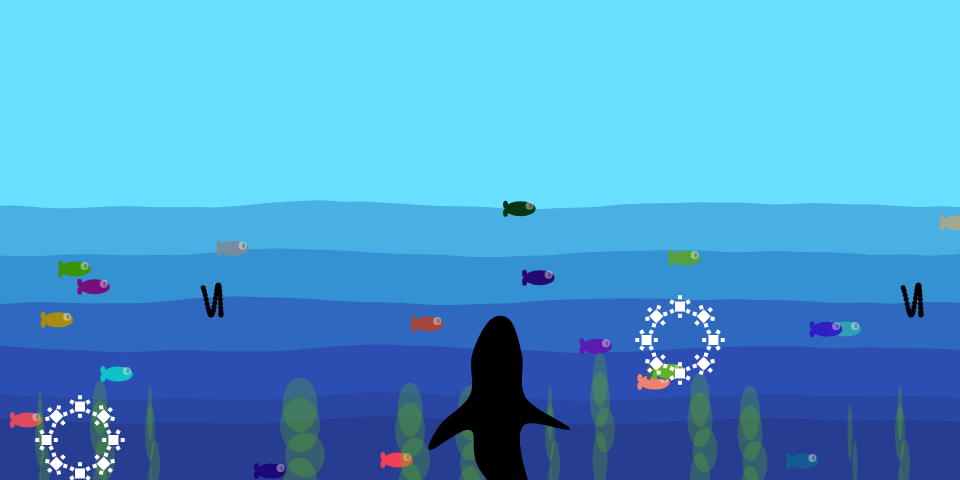
Frame 1 (no input)
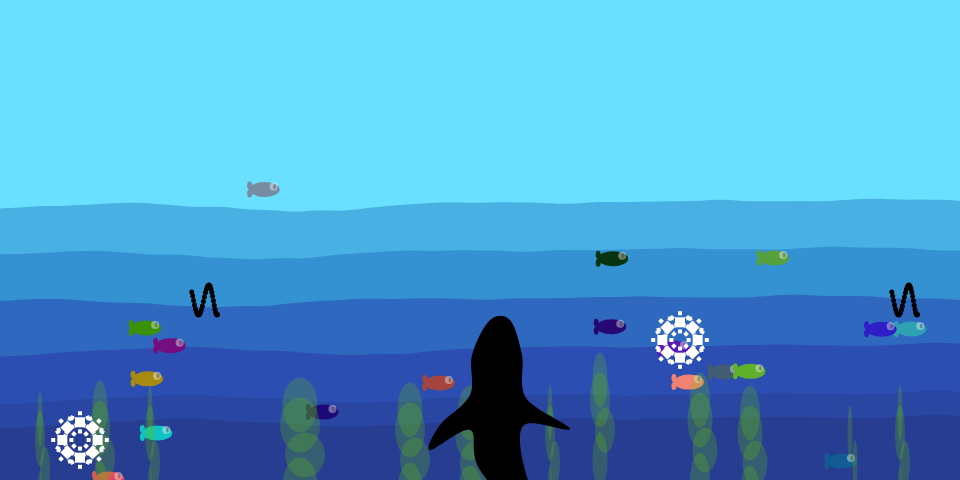
Frame 60 (no input)
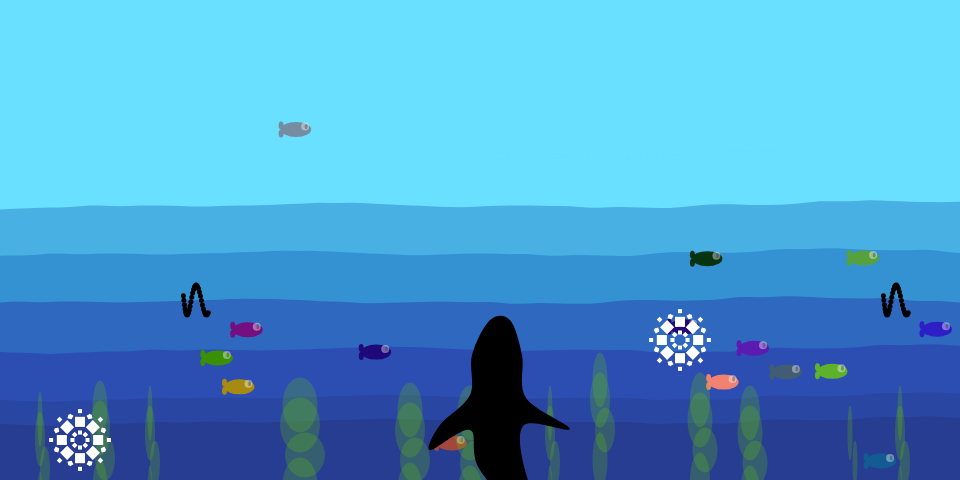
Frame 120 (the mouse pressed at the canvas centre since frame 60)

The p5.js sketch that drew these frames (run headless with seeded random() and noise() and a simulated clock; from frame 60 on, the mouse is pressed at the canvas centre):

// p5.js sketch
// ── sketch.js
//Variable para movimiento de agua con ruido de perlin
let yoff = 0.0;
// Variable para el color del cielo
var colorcielo = 255;
//Array con objetos tipo Fish
var fish = [];
//Array con la posición en x del worm 
let xw = [];
//Array con la posición y del worm 
let yw = [];

function setup() {
  createCanvas(960, 480);
  //Crear 19 elementos de tipo Fish()
  for (var i = 0; i < 20; i++) {
    fish[i] = new Fish();
  }
  //Mantener atributos de xw y yw
  for (var j = 0; j < 30; j++) {
    xw.push(j * 10);
    yw.push(300);
  }
}

function draw() {
  //Dibuja el color del fondo 
  fill(colorcielo - 150, colorcielo - 31, colorcielo);
  rect(0, 0, width, height);
  //Llama a la función drawWave y le da sus parametros de alto, bajo y el offset de x.
  drawWave(height * 0.35, height * 0.3, 0.2);
  //Cambia el color de las siguientes dos olas 
  fill(22, 100, 185, 100); // azul claro
  drawWave(height * 0.45, height * 0.4, 0.4);
  drawWave(height * 0.55, height * 0.5, 0.6);
  //Cambia el color de las siguientes dos olas 
  fill(40, 40, 162, 100); // azul medio
  drawWave(height * 0.65, height * 0.6, 0.8);
  drawWave(height * 0.75, height * 0.7, 0.10);
  //Cambia el color
  fill(40, 40, 100, 50); // areas mas oscuras que indican el fondo del oceano 
  noStroke();
  drawWave(height * 0.85, height * 0.80, 0.10);
  fill(30, 30, 80, 50);
  drawWave(height * 0.9, height * 0.85, 0.10);
  //Hace que visualicemos los peces llamando la funcion display de la clase fish, y hace que se muevan con la funcion drive.
  for (var i = 0; i < fish.length; i++) {
    fish[i].display();
    fish[i].drive();
  }
  //Creación de plantas con los parametros (Posiciónx, posy, ancho)
  plants(40, 19, 10);
  plants(470, 13, 30);
  plants(100, 8, 20);
  plants(410, 10, 30);
  plants(300, 5, 40);
  plants(150, 13, 10);
  plants(550, 13, 10);
  plants(600, -20, 20);
  plants(700, -0, 25);
  plants(750, 13, 25);
  plants(850, 13, 5);
  plants(900, 13, 10);
  //Dibujar el tiburón. 
  shark();
  //Dibujar los gusanos. 
  for (var j = 0; j < xw.length; j++) {
    let xo = cos(frameCount * 0.01 + j * 0.05) * 20;
    let yo = cos(frameCount * 0.1 + j * 0.3) * 15;
    xo = xo + 1;
    ellipse(xw[i] + xo, yw[i] + yo, 5);
    ellipse((xw[i] + xo) + 700, yw[i] + yo, 5);
  }
  //Creación de la estrella trasladando su posición.
  noStroke();
  fill(255);
  translate((width / 2) + 200, (height / 2) + 100);
  estrella();
  //Se traslada la posición de nuevo para crear otra estrella, teniendo en cuenta que el centro ahora es (width / 2) + 200, (height / 2) + 100
  translate(-600, 100);
  estrella();
}

function drawWave(arriba, abajo, xoff) {
  //dibujo de poligono
  beginShape();
  // Se itera sobre los pixeles horizontales
  for (let x = 0; x <= width; x += 10) {
    // Se calcula un valor de y de acuerdo al ruido de perlín, y se mapea. 
    let y = map(noise(xoff, yoff), 0, 1, arriba, abajo);
    // Se establece el vertice
    vertex(x, y);
    // Se incrementa en la dirección x para el ruido. 
    xoff += 0.05;
  }
  // Se incrementa la dirección y con el ruido. 
  yoff += 0.01;
  vertex(width, height);
  vertex(0, height);
  //final de la figura. 
  endShape(CLOSE);
}

//Función que establece la creación de los peces
function Fish() {
  //Variables internas de los peces, posicion x, y, velocidad y color. 
  noStroke();
  this.xpos = random(0, width);
  this.ypos = random(200, height);
  this.speed = random(2);
  this.c = color(random(250), random(200), random(200), 250);
  // función para el movimiento
  this.drive = function() {
    if (this.xpos >= width) {
      this.xpos = -100; //se arranca por fuera de la pantalla.  
      this.ypos = random(100, height);
    }
    this.xpos = this.xpos + this.speed; //setear velocidad.
    if (this.xpos > -10 && this.xpos < 200) {
      this.ypos++;
    }
    if (this.xpos > 200 && this.xpos < 400) {
      this.ypos--;
    }
    if (this.xpos > 400 && this.xpos < 600) {
      this.ypos++;
    }
  };
  // Pintar en pantalla, función display.
  this.display = function() {
    // Cuerpo del pez
    fill(this.c);
    ellipse(this.xpos - 15, this.ypos - 4, 5, 8);
    ellipse(this.xpos - 15, this.ypos + 4, 5, 8);
    ellipse(this.xpos, this.ypos, 30, 15);
    // Ojos del pez
    fill(255, 100);
    ellipse(this.xpos + 9, this.ypos - 3, 8, 8);
    fill(50, 100);
    ellipse(this.xpos + 10, this.ypos - 3, 3, 5);
  }
}
 //función que crea las algas, debe tener tres inputs(posicion en x, posicion en y, ancho)
function plants(plantx, planty, plantw)
{
  fill(100, 200, 0, 60);
  ellipse(plantx, planty + 400, plantw - 5, 55);
  ellipse(plantx, planty + 420, plantw, 55);
  ellipse(plantx + 5, planty + 450, plantw, 45);
  ellipse(plantx, planty + 480, plantw - 5, 55);
}

//Función que dibuja el tiburón
function shark() {
//Coordenadas x,y
  let x = 350;
  let y = 300;
//Atributos físicos. 
  smooth();
  fill(0);
  beginShape();
  curveVertex(x + 190, y + 240); // Primer punto de control 
  curveVertex(x + 190, y + 240); // punto de inicio de la curva
  // Dibujar el cuerpo
  curveVertex(x + 130, y + 170);
  curveVertex(x + 120, y + 130);
  // aleta izquierda
  curveVertex(x + 80, y + 150);
  curveVertex(x + 90, y + 125);
  curveVertex(x + 120, y + 95);
  // cabeza
  curveVertex(x + 122, y + 55);
  curveVertex(x + 140, y + 20);
  curveVertex(x + 160, y + 20);
  curveVertex(x + 172, y + 55);

  // aleta derecha
  curveVertex(x + 176, y + 98);
  curveVertex(x + 220, y + 129);
  curveVertex(x + 174, y + 125);

  // cuerpo
  curveVertex(x + 175, y + 170);
  curveVertex(x + 200, y + 227);

  // cola
  curveVertex(x + 230, y + 226);
  curveVertex(x + 250, y + 215);
  curveVertex(x + 230, y + 238);
  curveVertex(x + 210, y + 250);
  curveVertex(x + 215, y + 280);
  curveVertex(x + 195, y + 265);
  curveVertex(x + 190, y + 240);

  curveVertex(x + 190, y + 240); // last control point
  endShape();
}

//Función que dibuja la estrella rara 

function estrella() {
  
  //Poner que el centro del rectángulo sea en el centro 
  noStroke();
  rectMode(CENTER);
  //Crear rectángulos rotados
  for (var i = 0; i < 8; i++) {
    push();
    rotate(TWO_PI * i / 8);
    var tx = 50 * noise(0.01 * frameCount);
    translate(tx, 0);
    rect(0, 0, 10, 10);
    for (var j = 0; j < 6; j++) {
      push();
      rotate(TWO_PI * j / 6);
      var rx = 20 * noise(0.01 * frameCount + 10);
      rect(rx, 0, 4, 4);
      pop();
    }
    translate()
    pop();
  }
}
